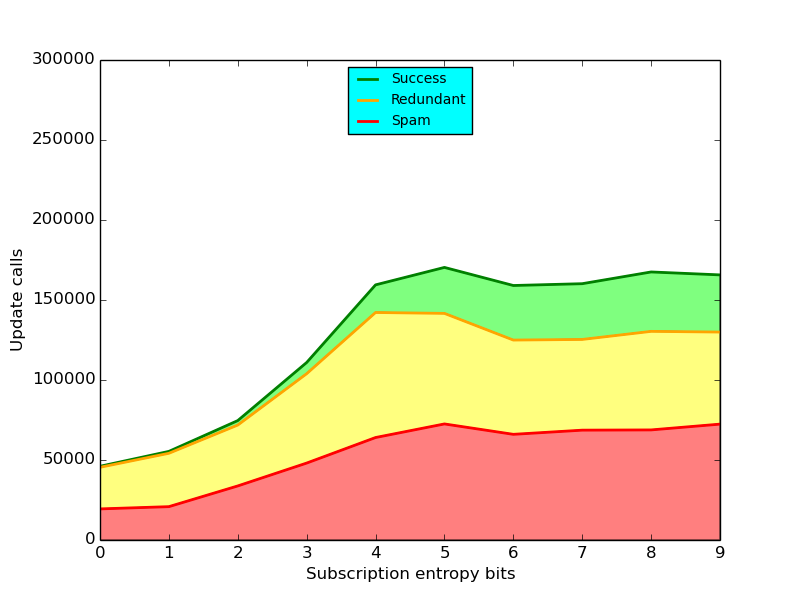

The Python source for this figure:
# -*- coding: utf-8 -*-
import matplotlib.pyplot as plt  # pip install matplotlib
import json


x = []
y_success = []
y_redundant = []
y_spam = []


samples = [
    json.load(open("benchmark/filterupdates_push/sub_entropy_test_a.json", "r")),
    json.load(open("benchmark/filterupdates_push/sub_entropy_test_b.json", "r")),
    json.load(open("benchmark/filterupdates_push/sub_entropy_test_c.json", "r")),
    json.load(open("benchmark/filterupdates_push/sub_entropy_test_d.json", "r")),
    json.load(open("benchmark/filterupdates_push/sub_entropy_test_e.json", "r")),
    json.load(open("benchmark/filterupdates_push/sub_entropy_test_f.json", "r")),
    json.load(open("benchmark/filterupdates_push/sub_entropy_test_g.json", "r")),
    json.load(open("benchmark/filterupdates_push/sub_entropy_test_h.json", "r")),
    json.load(open("benchmark/filterupdates_push/sub_entropy_test_i.json", "r")),
    json.load(open("benchmark/filterupdates_push/sub_entropy_test_j.json", "r")),
]


for sample in samples:
    entropy = sample["args"]["test_subscription_entropy"]
    x.append(entropy)
    success = sample["quasar"]["update_successful"]
    redundant = sample["quasar"]["update_redundant"]
    spam = sample["quasar"]["update_spam"]
    y_success.append(redundant + spam + success)
    y_redundant.append(redundant + spam)
    y_spam.append(spam)


# setup
fig = plt.figure()
plot = fig.add_subplot(111)
plot.set_xlabel('Subscription entropy bits')
plot.set_ylabel('Update calls')
# plot.set_xscale('log')
# plot.set_yscale('log')
plot.axis([0, 9, 0, 300000])


# add plots
lines = plot.plot(x, y_success, 'k', label='Success')
plt.setp(lines, color='green', linewidth=2.0)
plot.fill_between(x, y_redundant, y_success, facecolor="#00FF00", alpha=0.5)

lines = plot.plot(x, y_redundant, 'k', label='Redundant')
plt.setp(lines, color='orange', linewidth=2.0)
plot.fill_between(x, y_spam, y_redundant, facecolor="#FFFF00", alpha=0.5)

lines = plot.plot(x, y_spam, 'k', label='Spam')
plt.setp(lines, color='red', linewidth=2.0)
plot.fill_between(x, 0, y_spam, facecolor="#FF0000", alpha=0.5)


# create legend
plot = plot.legend(loc='upper center', shadow=False, fontsize='small')
plot.get_frame().set_facecolor('#00FFFF')


# render
plt.savefig("benchmark/filterupdates_sub_entropy_plot.png")
plt.show()
